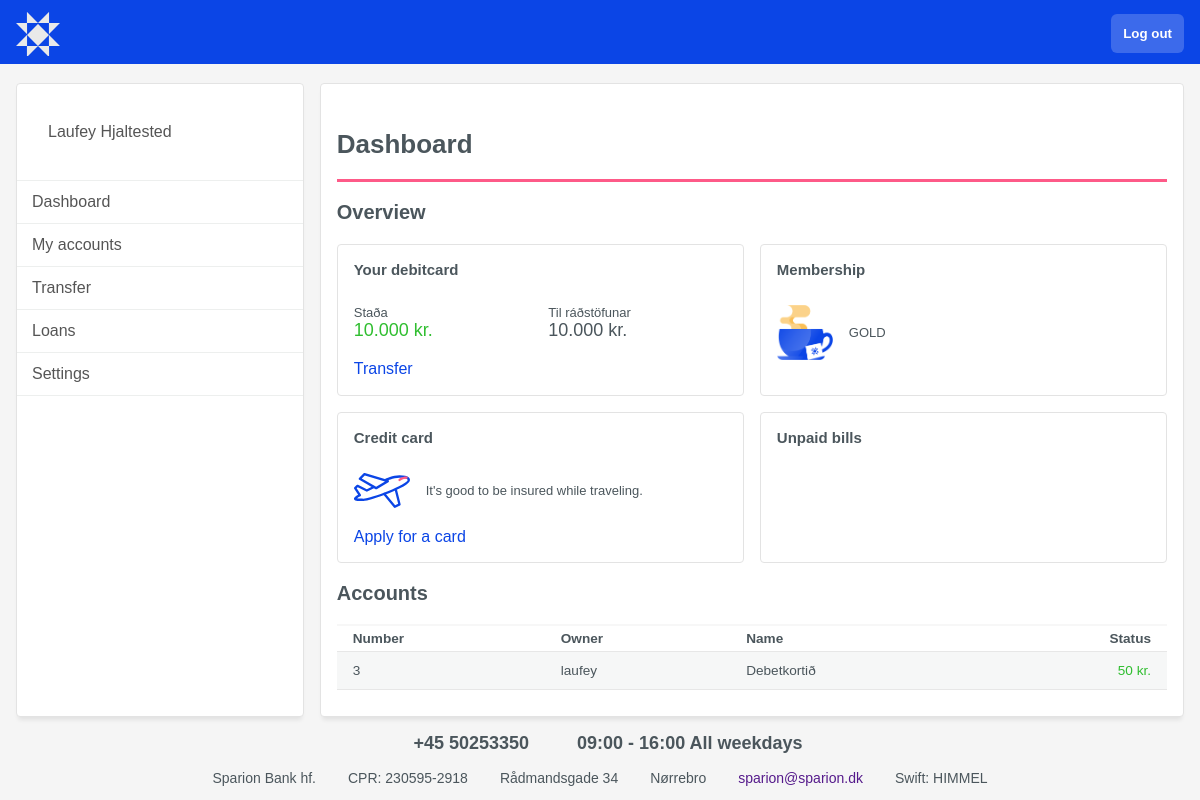
/home/ (signed in), run on an earlier commit of the app's database.
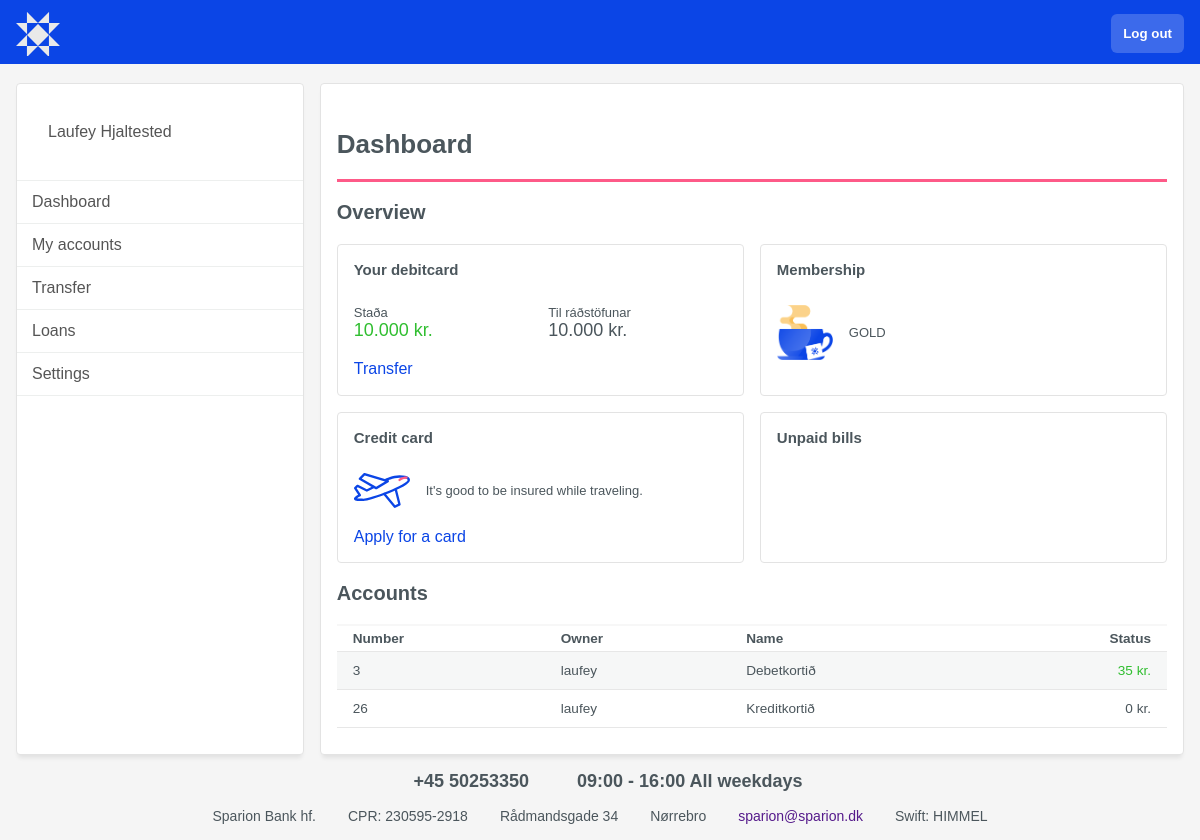
And on a later commit of the database.
### bank_app/models.py (models this page shows, shortened)
class Customer(models.Model):
   BASIC = 'basic'
   SILVER = 'silver'
   GOLD = 'GOLD'
   RANKS = [
      (BASIC, 'Basic'),
      (SILVER, 'Silver'),
      (GOLD, 'Gold'),
   ]
   user = models.OneToOneField(User, primary_key=True, on_delete=models.CASCADE)
   phone_number = models.CharField(max_length=20)
   customer_rank = models.CharField(choices=RANKS, default=BASIC, max_length=6)
   totp_identity = models.UUIDField(default=uuid.uuid4, editable=False)
   @property
   def full_name(self) -> str:
      return f'{self.user.first_name} {self.user.last_name}'

class Account(models.Model):
   user = models.ForeignKey(User, on_delete=models.CASCADE)
   title = models.CharField(max_length=200)
   balance = models.DecimalField(max_digits=6, decimal_places=2, default=0)
   last_update = models.DateTimeField(auto_now_add=True, null=True)
   class Meta:
      get_latest_by = 'pk'
   @property
   def movements(self) -> QuerySet:
      return Ledger.objects.filter(account=self)
   @property
   def money(self) -> Decimal:
      return self.movements.aggregate(models.Sum('amount'))['amount__sum'] or Decimal(0)

### bank_app/views.py (the view)
# urls.py: path('home/', views.home, name='home'),
@login_required
def home(request):
   user = request.user
   if request.method == "POST":
      print("Hello")
      account_form = createAccount(request.POST)
      if account_form.is_valid():
         Account.objects.create(user=User.objects.get(pk=user.id), title=account_form.cleaned_data['title'])
   if request.user.is_staff:
      context = {
         'form':createAccount,
         'accounts':Account.objects.all(),
         'user_id':user.id,
         'customers':Customer.objects.all(),
      }
      return render(request, 'bank_app/staff.html', context)
   else:
      context = {
         'form':createAccount,
         'accounts':Account.objects.all(),
         'user_id':user.id,
         'customers':Customer.objects.all(),
      }
      return render(request, 'bank_app/home.html', context)

### bank_app/templates/bank_app/home.html (shortened to what this page needs)
{% extends 'bank_app/base/base3.html' %}
{% block content %}
{% load static %}
  <h2>Dashboard</h2>
  <h3>Overview</h3>
  <div class="overview">
    <div>
      <h5>Your debitcard</h5>
      <div class="card">
        <div>
          <p>Staða</p>
          <p class="money green">10.000 kr.</p>
        </div>
        <div>
          <p>Til ráðstöfunar</p>
          <p class="money">10.000 kr.</p>
        </div>
      </div>
      <a href="">Transfer</a>
    </div>
    <div>
    <h5>Membership</h5>
      {% for customer in customers %}
      {% if customer.user_id == user_id %}
      <div class="card">
        <img src="{% static 'images/arion-bolli.png' %}" alt="" width="56">
        <p>{{ customer.customer_rank }}</p>
      </div>
      {% endif %}
    {% endfor %}
    </div>
    <div>
        <h5>Credit card</h5>
        <div class="card">
          <img src="{% static 'images/credit-card-plane.svg' %}" alt="">
          <p>It's good to be insured while traveling. </p>
        </div>
        <a href="">Apply for a card</a>
    </div>
    <div>
      <h5>Unpaid bills</h5>
    </div>
  </div>
  <div class="accounts">
    <h3>Accounts</h3>
    <div>
      <table class="account-table">
        <tr class="account-titles">
          <th>Number</th>
          <th>Owner</th>
          <th>Name</th>
          <th class="float-right">Status</th>
        </tr>
        {% for account in accounts %}
        {% if account.user_id == user_id %}
        <tr>
          <td>{{ account.id }}</td>
          <td>{{ account.user }}</td>
          <td>{{ account.title }}</td>
          {% if account.money > 0 %}
          <td class="float-right green">{{ account.money }} kr.</td>
          {% else %}
          <td class="float-right">{{ account.money }} kr.</td>
          {% endif %}
        </tr>
        {% endif %}
        {% endfor %}
      </table>
    </div>
  </div>
{% endblock %}

### bank_app/templates/bank_app/base/base3.html (shortened to what this page needs)
{% load static %}
<!DOCTYPE html>
<html lang="en">
<head>
  <link rel="stylesheet" href="{% static 'css/style2.css' %}">
</head>
<body class="white">
  <nav class="blue">
    <ul class="ul2">
      <li>
        <a href="{% url 'bank_app:index' %}" class="logo2"></a>
      </li>
      <li>
        <form action="{% url 'login_app:logout' %}">
          <button>Log out</button>
        </form>
      </li>
    </ul>
  </nav>
  <div class="staff_main">
      <ul class="staff_nav">
        <a href="">
          <li class="head">
            {{ user.customer.full_name }}
          </li>
        </a>
        <div class="line"></div>
        <a href="{% url 'bank_app:home' %}">
          <li>Dashboard</li>
        </a>
        <div class="line"></div>
        <a href="{% url 'bank_app:accounts' %}">
          <li>
            My accounts
          </li>
        </a>
        <div class="line"></div>
        <a href="{% url 'bank_app:transfer' %}">
          <li>
            Transfer
          </li>
        </a>
        <div class="line"></div>
        <a href="{% url 'bank_app:loans' %}">
          <li>
            Loans
          </li>
        </a>
        <div class="line"></div>
        <a  href="{% url 'bank_app:profile' %}">
          <li>
            Settings
          </li>
        </a>
        <div class="line"></div>
      </ul>
    <div class="box">
      {% block content %}
      {% endblock %}
    </div>
  </div>
<footer>
  <div class="info">
    <div class="phone">
      <h4>+45 50253350</h4>
    </div>
    <div class="hours">
      <h4>09:00 - 16:00 All weekdays</h4>
    </div>
  </div>
  <div class="company-info">
    <span>Sparion Bank hf.</span>
    <span>CPR: 230595-2918</span>
    <span>Rådmandsgade 34</span>
    <span>Nørrebro</span>
    <span><a href="">sparion@sparion.dk</a></span>
    <span>Swift: HIMMEL</span>
  </div>
</footer>
</body>
</html>

### bank_app/static/css/style2.css (style rules this page uses)
* { margin:0; padding: 0; font-family: Arial, Helvetica, sans-serif; list-style-type: none; text-decoration: none; box-sizing: border-box; }
body { background-color: #f5f5f5; }
.logo2 { background-image: url("/static/blomid@3x2.svg"); height: 17.5px; width: 12.5px; margin-right: 2rem; }
.blue { background-color: #0b45e6; }
.ul2 { margin: 0 auto; padding: 0; overflow: hidden; height: 4rem; padding: 0 1rem; }
.ul2 li { float:left; }
.ul2 li:last-child { float:right; }
.ul2>li>a { display: block; padding: 22px 22px; margin-top: .75rem; color:white; }
.ul2 button { color: white; background-color: rgba(255, 255, 255, 0.2); margin-top: .85rem; padding: .75rem; border: none; border-radius: 6px; font-weight: bold; cursor: pointer; }
.staff_main { margin-top: 1.2rem; margin-left: auto; margin-right: auto; display: flex; justify-content: center; grid-row: auto; gap:1rem; }
.float-right { float: right; }
.staff_nav { display: none !important; border: 1px #e3e3e3 solid; border-radius: 4px; background-color: white; width: 25vw; display: flex; flex-flow: column; gap: .5rem; margin-left: 1rem; float: right; box-shadow: 0 5px 4px -2px rgb(0 0 0 / 8%); }
.staff_nav .head { height: 96px; display: flex; gap: 1rem; align-items: center; }
.staff_nav>.line { border-bottom: #edefee 1px solid; }
.staff_nav li { padding: .5rem; border-radius: 15px; padding: 12px 15px; }
.staff_nav a { color: #555; }
.box { font-family: Arial, Helvetica, sans-serif; color:#4b565c; border: 1px #e3e3e3 solid; background-color: #fff; border-radius: 4px; width: 100vw; padding: 1rem; box-shadow: 0 5px 4px -2px rgb(0 0 0 / 8%); }
h2 { margin-top: 1.8rem; padding-bottom: 1.2rem; border-bottom: 3px solid #fe5a88; font-size: 26px; font-weight: 600; }
.overview>div { border: 1px #e3e3e3 solid; border-radius: 4px; padding: 1rem; }
.card { display: flex; padding: 1.2rem 0; margin-top: .5rem; gap: 1rem; align-items: center; }
.card>div { width: 50%; }
.overview a { color: #0b45e6; }
.money { font-size: 18px; font-weight: 300; }
.green { color:#30be30; }
h3 { margin: 1.2rem 0; font-size: 20px; }
h4 { font-size: 18px; }
h5 { font-size: 15px; }
p { font-size: 13px; font-weight: 100; }
.account-table { width: 100%; border-collapse: collapse; margin-bottom: 10px; font-size: 85%; border-top: 2px solid #f7f7f7; }
tr { display: table-row; border-bottom: 1px solid rgb(231, 231, 231); }
th { text-align: left; padding: .3rem 1rem; }
td { display: table-cell; padding: .7rem 1rem; }
tr:nth-child(even) { background-color: #f6f7f7 }
tr:nth-child(odd) { background-color: #FFF }
form { display: flex; flex-flow: column; gap: 1rem; }
button { background-color: #0b45e6; color: white; }
footer { color: #4b565c; width: 90vw; box-sizing: border-box; padding: 1rem; margin: 0 auto; display: grid; gap: 1rem; }
.info, .company-info { flex-direction: column; }
.company-info { font-size: .875em; }
.phone, .hours { display: flex; align-items: center; gap: 1rem; }
@media only screen and (min-width: 768px) { .overview { display: grid; grid-template-columns: 1fr 1fr; gap: 1rem; } }
@media only screen and (min-width: 768px) { .info, .company-info { display: flex; justify-content: center; gap: 2rem; flex-direction: row; } }
@media only screen and (min-width: 992px) { .staff_nav { display: block !important; } }
@media only screen and (min-width: 992px) { .box { margin-right: 1rem; width: 75vw; } }

What changed in the data, as far as the page shows it:
computed for Account "Debetkortið": money "50" → "35"
added Account: id "26", user "laufey", title "Kreditkortið", money "0"
